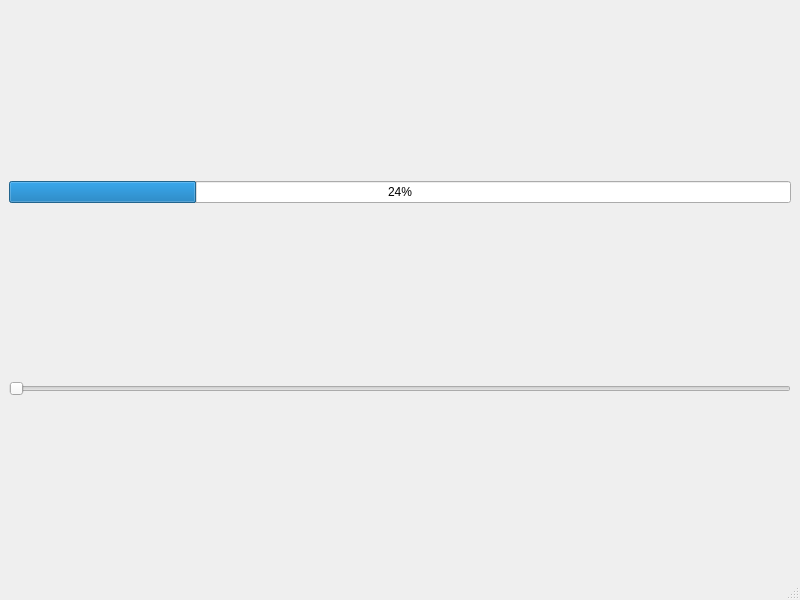
<?xml version="1.0" encoding="UTF-8"?>
<ui version="4.0">
 <class>MainWindow</class>
 <widget class="QMainWindow" name="MainWindow">
  <property name="geometry">
   <rect>
    <x>0</x>
    <y>0</y>
    <width>800</width>
    <height>600</height>
   </rect>
  </property>
  <property name="windowTitle">
   <string>MainWindow</string>
  </property>
  <widget class="QWidget" name="centralwidget">
   <layout class="QHBoxLayout" name="horizontalLayout">
    <item>
     <layout class="QVBoxLayout" name="verticalLayout">
      <item>
       <widget class="QProgressBar" name="progressBar">
        <property name="value">
         <number>24</number>
        </property>
       </widget>
      </item>
      <item>
       <widget class="QSlider" name="horizontalSlider">
        <property name="orientation">
         <enum>Qt::Horizontal</enum>
        </property>
       </widget>
      </item>
     </layout>
    </item>
   </layout>
  </widget>
  <widget class="QMenuBar" name="menubar">
   <property name="geometry">
    <rect>
     <x>0</x>
     <y>0</y>
     <width>800</width>
     <height>22</height>
    </rect>
   </property>
  </widget>
  <widget class="QStatusBar" name="statusbar"/>
 </widget>
 <resources/>
 <connections>
  <connection>
   <sender>horizontalSlider</sender>
   <signal>valueChanged(int)</signal>
   <receiver>progressBar</receiver>
   <slot>setValue(int)</slot>
   <hints>
    <hint type="sourcelabel">
     <x>305</x>
     <y>400</y>
    </hint>
    <hint type="destinationlabel">
     <x>381</x>
     <y>209</y>
    </hint>
   </hints>
  </connection>
 </connections>
</ui>
